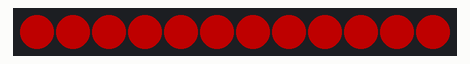
Recording of a sketch running on a simulated Arduino Uno, built with avr-gcc and run on an emulated ATmega328P. On the bench: 12 RGB LEDs in strip order, left to right. Dim RGB values are drawn brighter than linear.

Above: at 0.1 s.
At 1.1 s:
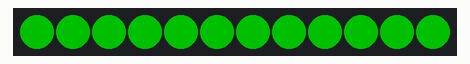
At 2.1 s:
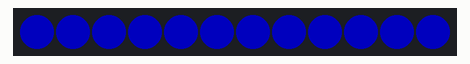
At 3.1 s:
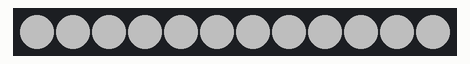
At 4.73 s:
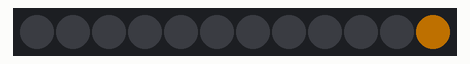
At 6.88 s:
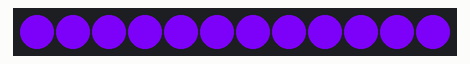

The sketch:

JumpPegGame.ino
```cpp
#include <Adafruit_NeoPixel.h>

// ---------------- CONFIG ----------------
#define LED_PIN     6     // Data pin
#define LED_COUNT   12    // Number of LEDs in the ring
#define BRIGHTNESS  80    // 0–255 (keep modest for USB power)
// ----------------------------------------

Adafruit_NeoPixel strip(
  LED_COUNT,
  LED_PIN,
  NEO_GRB + NEO_KHZ800
);

// ---------- SETUP ----------
void setup() {
  strip.begin();
  strip.setBrightness(BRIGHTNESS);
  strip.show(); // Initialize all LEDs to OFF
}

// ---------- MAIN LOOP ----------
void loop() {
  solidColor(strip.Color(255, 0, 0), 1000);   // Red
  solidColor(strip.Color(0, 255, 0), 1000);   // Green
  solidColor(strip.Color(0, 0, 255), 1000);   // Blue
  solidColor(strip.Color(255, 255, 255), 1000); // White

  colorChase(strip.Color(255, 150, 0), 50);  // Orange chase
  rainbowCycle(5);                           // Rainbow spin
  pulse(strip.Color(128, 0, 255), 10);       // Purple pulse
}

// ---------- EFFECTS ----------

// Solid color
void solidColor(uint32_t color, int wait) {
  for (int i = 0; i < LED_COUNT; i++) {
    strip.setPixelColor(i, color);
  }
  strip.show();
  delay(wait);
}

// Chase effect
void colorChase(uint32_t color, int wait) {
  for (int i = 0; i < LED_COUNT; i++) {
    strip.clear();
    strip.setPixelColor(i, color);
    strip.show();
    delay(wait);
  }
}

// Rainbow wheel helper
uint32_t wheel(byte pos) {
  pos = 255 - pos;
  if (pos < 85) {
    return strip.Color(255 - pos * 3, 0, pos * 3);
  }
  if (pos < 170) {
    pos -= 85;
    return strip.Color(0, pos * 3, 255 - pos * 3);
  }
  pos -= 170;
  return strip.Color(pos * 3, 255 - pos * 3, 0);
}

// Rainbow cycle
void rainbowCycle(int wait) {
  for (int j = 0; j < 256; j++) {
    for (int i = 0; i < LED_COUNT; i++) {
      strip.setPixelColor(
        i,
        wheel((i * 256 / LED_COUNT + j) & 255)
      );
    }
    strip.show();
    delay(wait);
  }
}

// Pulse (fade in/out)
void pulse(uint32_t color, int speed) {
  for (int b = 0; b <= 255; b += 5) {
    strip.setBrightness(b);
    for (int i = 0; i < LED_COUNT; i++) {
      strip.setPixelColor(i, color);
    }
    strip.show();
    delay(speed);
  }

  for (int b = 255; b >= 0; b -= 5) {
    strip.setBrightness(b);
    strip.show();
    delay(speed);
  }

  strip.setBrightness(BRIGHTNESS); // restore
}
```

Measured:
- by itself, everything shown: repeats every 7.3 s, in 25 steps
- what the display in image 1 shows lasts 1.0 s, from 1.0 s to 2.0 s
